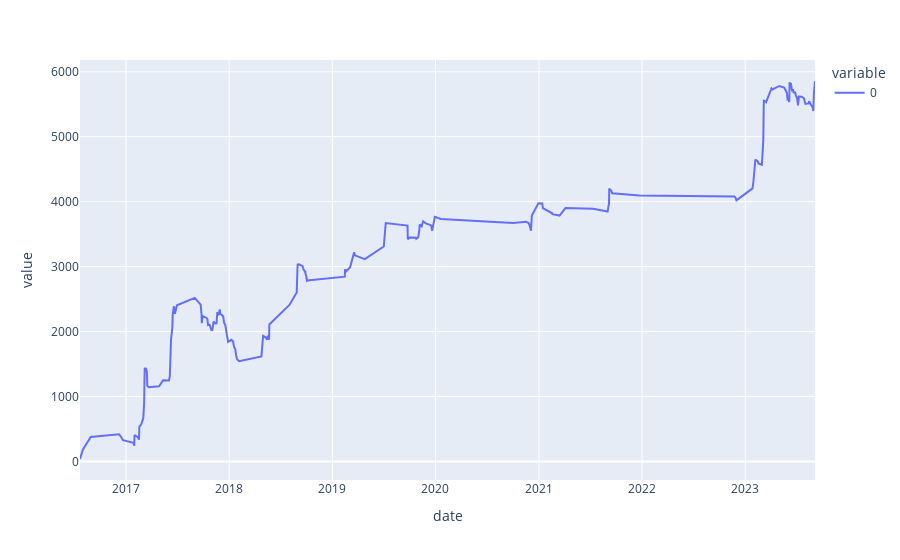

Notebook source saved alongside this figure:
### Code cell
px.line(pl_groupby_day.cumsum())

### Figure 1 — Plotly figure (JSON) as saved in the notebook; plotly's stock layout.template omitted (floating-point values rounded to 4 significant figures; data arrays with more than 128 entries replaced by an {"elided": "..."} marker saying what was removed)
{"data": [{"hovertemplate": "variable=0<br>date=%{x}<br>value=%{y}<extra></extra>", "legendgroup": "0", "line": {"color": "#636efa", "dash": "solid"}, "marker": {"symbol": "circle"}, "mode": "lines", "name": "0", "orientation": "v", "showlegend": true, "type": "scatter", "x": {"elided": "240 str values"}, "xaxis": "x", "y": {"elided": "240 float values"}, "yaxis": "y"}], "layout": {"legend": {"title": {"text": "variable"}, "tracegroupgap": 0}, "margin": {"t": 60}, "xaxis": {"anchor": "y", "domain": [0, 1], "title": {"text": "date"}}, "yaxis": {"anchor": "x", "domain": [0, 1], "title": {"text": "value"}}}}
